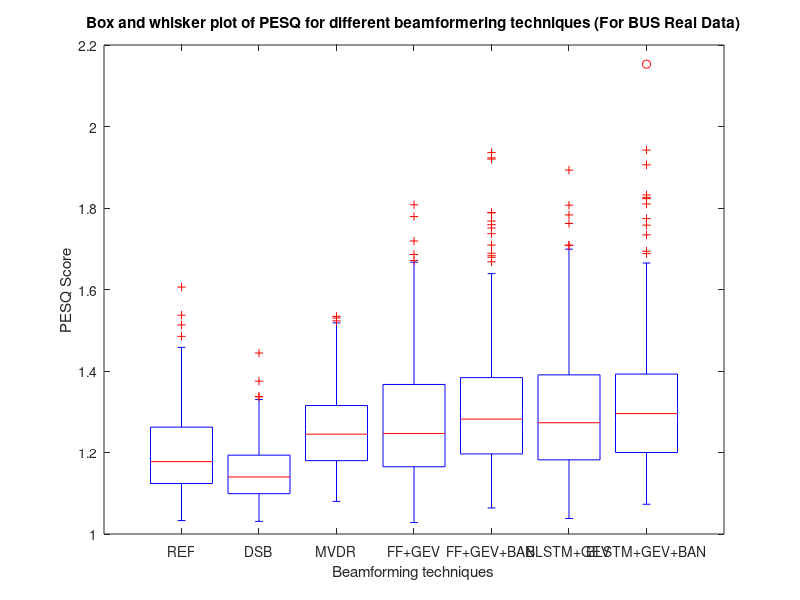

Source code (MATLAB):
clc; clear all; close all;
% https://uk.mathworks.com/help/stats/boxplot.html

load('DSB');
load('MVDR');
load('GEV');
wb_GEV_NOBAN = wb_GEV;
load('REF');
load('GEV+BAN')
wb_GEV_BAN = wb_GEV;
load('FW+BAN')
wb_FW_BAN = wb_GEV;
load('FW')
wb_FW = wb_GEV;


wb_DSB_average = mean(wb_DSB,2);
wb_MVDR_average = mean(wb_MVDR,2);
wb_REF_average = mean(wb_REF,2);
wb_GEV_average = mean(wb_GEV_NOBAN,2);
wb_GEVBAN_average = mean(wb_GEV_BAN,2);
wb_FWBAN_average = mean(wb_FW_BAN,2);
wb_FW_average = mean(wb_FW,2);


fprintf('==================================\n'); 
% display results to screen
fprintf('====================\n'); 
disp('WB-PESQ score for REF:');
fprintf( 'WB MOS LQO  = %5.3f\n', wb_REF_average );

% display results to screen
fprintf('====================\n'); 
disp('WB-PESQ score for DSB:');
fprintf( 'WB MOS LQO  = %5.3f\n', wb_DSB_average );

    % display results to screen
fprintf('====================\n'); 
disp('WB-PESQ score for MVDR:');
fprintf( 'WB MOS LQO  = %5.3f\n', wb_MVDR_average );

    % display results to screen
fprintf('====================\n'); 
disp('WB-PESQ score for GEV:');
fprintf( 'WB MOS LQO  = %5.3f\n', wb_GEV_average );
fprintf('==================================\n'); 

    % display results to screen
fprintf('====================\n'); 
disp('WB-PESQ score for GEV with BAN:');
fprintf( 'WB MOS LQO  = %5.3f\n', wb_GEVBAN_average );

    % display results to screen
fprintf('====================\n'); 
disp('WB-PESQ score for FW with BAN:');
fprintf( 'WB MOS LQO  = %5.3f\n', wb_FWBAN_average );
fprintf('==================================\n'); 

    % display results to screen
fprintf('====================\n'); 
disp('WB-PESQ score for FW:');
fprintf( 'WB MOS LQO  = %5.3f\n', wb_FW_average );
fprintf('==================================\n');

PESQ_matrix__bus = [wb_REF', wb_DSB', wb_MVDR', wb_FW', wb_FW_BAN', wb_GEV_NOBAN',wb_GEV_BAN'];

figure
boxplot(PESQ_matrix__bus,'Labels',{'REF', 'DSB', 'MVDR', 'FF+GEV', 'FF+GEV+BAN', 'BLSTM+GEV', 'BLSTM+GEV+BAN'})
xlabel('Beamforming techniques')
ylabel('PESQ Score')

title('Box and whisker plot of PESQ for different beamformering techniques (For BUS Real Data)')
